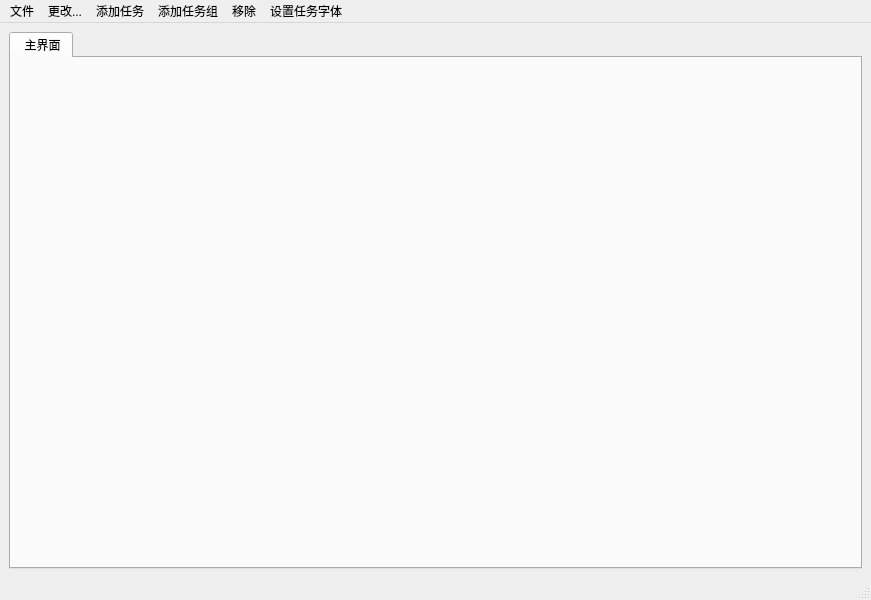
<?xml version="1.0" encoding="UTF-8"?>
<ui version="4.0">
 <class>MainWindow</class>
 <widget class="QMainWindow" name="MainWindow">
  <property name="geometry">
   <rect>
    <x>0</x>
    <y>0</y>
    <width>871</width>
    <height>600</height>
   </rect>
  </property>
  <property name="windowTitle">
   <string>MainWindow</string>
  </property>
  <property name="styleSheet">
   <string notr="true">#MainWindow{background-image: url(:/backgroundImg/img/def-background.png);}</string>
  </property>
  <widget class="QWidget" name="centralwidget">
   <layout class="QVBoxLayout" name="verticalLayout">
    <item>
     <widget class="QTabWidget" name="mainTaskTab">
      <property name="styleSheet">
       <string notr="true"/>
      </property>
      <property name="currentIndex">
       <number>0</number>
      </property>
      <property name="documentMode">
       <bool>false</bool>
      </property>
      <property name="tabsClosable">
       <bool>false</bool>
      </property>
      <property name="movable">
       <bool>false</bool>
      </property>
      <property name="tabBarAutoHide">
       <bool>false</bool>
      </property>
      <widget class="QWidget" name="tab">
       <attribute name="title">
        <string> 主界面</string>
       </attribute>
       <layout class="QGridLayout" name="gridLayout">
        <item row="0" column="0">
         <widget class="TaskGroup" name="MainSubject" native="true">
          <layout class="QGridLayout" name="gridLayout_2"/>
         </widget>
        </item>
       </layout>
      </widget>
     </widget>
    </item>
   </layout>
  </widget>
  <widget class="QMenuBar" name="menubar">
   <property name="geometry">
    <rect>
     <x>0</x>
     <y>0</y>
     <width>871</width>
     <height>17</height>
    </rect>
   </property>
   <widget class="QMenu" name="menu_file">
    <property name="title">
     <string>文件</string>
    </property>
    <addaction name="action_importFile"/>
    <addaction name="action_importMdFile"/>
   </widget>
   <widget class="QMenu" name="menu_addTaskInCurGroup">
    <property name="title">
     <string>添加任务</string>
    </property>
    <addaction name="action_addTaskInCurrentGroup"/>
   </widget>
   <widget class="QMenu" name="menu_addGroup">
    <property name="title">
     <string>添加任务组</string>
    </property>
    <addaction name="action_addNewGroup"/>
   </widget>
   <widget class="QMenu" name="menu">
    <property name="title">
     <string>更改...</string>
    </property>
    <addaction name="action_changeSubjectName"/>
   </widget>
   <widget class="QMenu" name="menu_2">
    <property name="title">
     <string>移除</string>
    </property>
    <addaction name="action_removeCurSubjectTargetTask"/>
   </widget>
   <widget class="QMenu" name="menu_3">
    <property name="title">
     <string>设置任务字体</string>
    </property>
    <addaction name="action_setFontColor"/>
    <addaction name="action_setFontSize"/>
   </widget>
   <addaction name="menu_file"/>
   <addaction name="menu"/>
   <addaction name="menu_addTaskInCurGroup"/>
   <addaction name="menu_addGroup"/>
   <addaction name="menu_2"/>
   <addaction name="menu_3"/>
  </widget>
  <widget class="QStatusBar" name="statusbar"/>
  <action name="action_addTaskInCurrentGroup">
   <property name="text">
    <string>添加当前主题下的任务</string>
   </property>
  </action>
  <action name="action_addNewGroup">
   <property name="text">
    <string>添加主题</string>
   </property>
  </action>
  <action name="action_changeSubjectName">
   <property name="text">
    <string>更换当前主题名称</string>
   </property>
  </action>
  <action name="action_removeCurSubjectTargetTask">
   <property name="text">
    <string>移除任务</string>
   </property>
  </action>
  <action name="action_setFontColor">
   <property name="text">
    <string>设置字体颜色</string>
   </property>
  </action>
  <action name="action_setFontSize">
   <property name="text">
    <string>设置字体大小</string>
   </property>
  </action>
  <action name="action_importFile">
   <property name="text">
    <string>导入文件</string>
   </property>
  </action>
  <action name="action_importMdFile">
   <property name="text">
    <string>导入MD文件</string>
   </property>
  </action>
 </widget>
 <customwidgets>
  <customwidget>
   <class>TaskGroup</class>
   <extends>QWidget</extends>
   <header location="global">taskgroup.h</header>
   <container>1</container>
  </customwidget>
 </customwidgets>
 <resources/>
 <connections/>
</ui>
